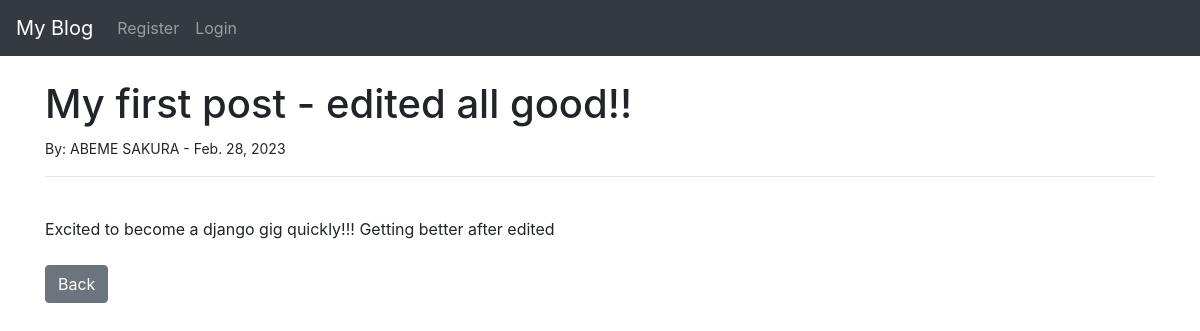
The app's page /article/1 with its own data.
### sakurablog/models.py (models this page shows, shortened)
class Post(models.Model):
    title = models.CharField(max_length=255)
    title_tag = models.CharField(max_length=255)
    author = models.ForeignKey(User,on_delete=models.CASCADE)
    body = models.TextField()
    post_date = models.DateField(auto_now_add=True)
    category = models.CharField(max_length=255, default='coding')

### sakurablog/views.py (the view)
# urls.py: path('article/<int:pk>',ArticleDetailView.as_view(), name='article-detail'),
class ArticleDetailView(DetailView):
    model = Post
    template_name = 'article_details.html'

### sakurablog/templates/article_details.html (shortened to what this page needs)
  {% extends 'base.html' %}
 {% block content %}
<h1> {{ post.title }}</h1>
<small>By: {{post.author.first_name }} {{ post.author.last_name}} - {{ post.post_date }}
</small><br/>
<hr>
<br/>
{{ post.body|safe }}
<br/><br/>
<a href="{% url 'home'%}" class="btn btn-secondary">Back</a>
  {% endblock %}

### records on screen
Post: title "My first post - edited all good!!", author.first_name "ABEME", author.last_name "SAKURA", post_date "Feb. 28, 2023", body "Excited to become a django gig quickly!!! Getting better after edited"
